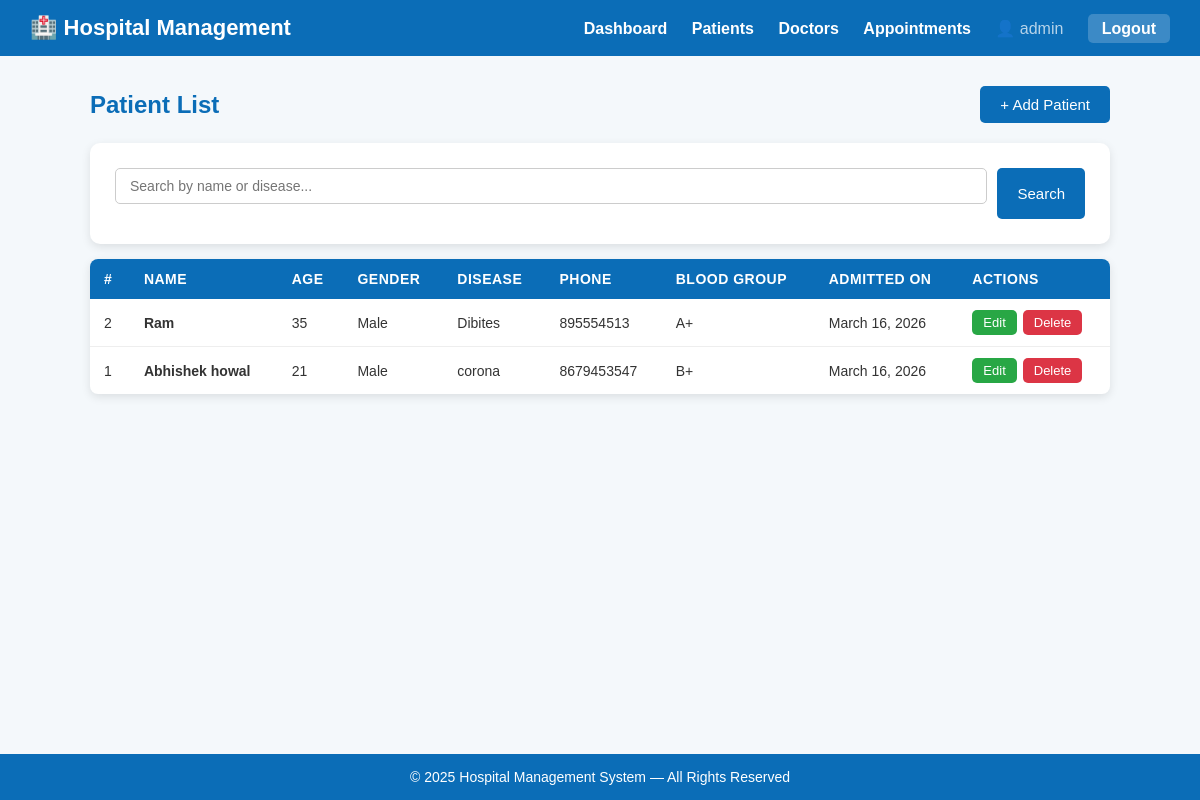
/patients/ (signed in), run on the app's committed database.
### hospital/models.py (models this page shows, shortened)
class Patient(models.Model):
    GENDER_CHOICES = [('Male', 'Male'), ('Female', 'Female'), ('Other', 'Other')]
    BLOOD_GROUP_CHOICES = [
        ('A+', 'A+'), ('A-', 'A-'), ('B+', 'B+'), ('B-', 'B-'),
        ('AB+', 'AB+'), ('AB-', 'AB-'), ('O+', 'O+'), ('O-', 'O-'),
    ]
    name = models.CharField(max_length=150)
    age = models.PositiveIntegerField()
    gender = models.CharField(max_length=20, choices=GENDER_CHOICES)
    disease = models.CharField(max_length=200)
    phone = models.CharField(max_length=20, blank=True)
    blood_group = models.CharField(max_length=10, choices=BLOOD_GROUP_CHOICES, blank=True)
    admitted_on = models.DateField(auto_now_add=True)
    class Meta:
        ordering = ['-id']

### hospital/views.py (the view)
# urls.py: path('patients/', views.patients, name='patients'),
@login_required
def patients(request):
    search = request.GET.get('search', '').strip()
    qs = Patient.objects.all()
    if search:
        qs = qs.filter(Q(name__icontains=search) | Q(disease__icontains=search))
    return render(request, 'hospital/patients.html', {'patients': qs, 'search': search})

### hospital/templates/hospital/patients.html (shortened to what this page needs)
{% extends 'hospital/base.html' %}
{% block content %}
<div class="container" style="padding-bottom:30px;">
    <div class="page-header">
        <h2>Patient List</h2>
        <a href="{% url 'add_patient' %}" class="btn">+ Add Patient</a>
    </div>
    <form class="search-form" method="GET" action="{% url 'patients' %}">
        <input type="text" name="search" placeholder="Search by name or disease..." value="{{ search }}">
        <button type="submit">Search</button>
    </form>
    {% if patients %}
    <table>
        <tr>
            <th>#</th><th>Name</th><th>Age</th><th>Gender</th><th>Disease</th>
            <th>Phone</th><th>Blood Group</th><th>Admitted On</th><th>Actions</th>
        </tr>
        {% for p in patients %}
        <tr>
            <td>{{ p.id }}</td>
            <td><strong>{{ p.name }}</strong></td>
            <td>{{ p.age }}</td>
            <td>{{ p.gender }}</td>
            <td>{{ p.disease }}</td>
            <td>{{ p.phone }}</td>
            <td>{{ p.blood_group }}</td>
            <td>{{ p.admitted_on }}</td>
            <td>
                <div class="action-btns">
                    <a href="{% url 'edit_patient' p.id %}" class="btn btn-success btn-sm">Edit</a>
                    <a href="{% url 'delete_patient' p.id %}" class="btn btn-danger btn-sm"
                       onclick="return confirm('Delete this patient?')">Delete</a>
                </div>
            </td>
        </tr>
        {% endfor %}
    </table>
    {% else %}
    <div class="empty-state">
        {% if search %}No patients found for "{{ search }}".{% else %}No patients added yet.{% endif %}
    </div>
    {% endif %}
</div>
{% endblock %}

### hospital/templates/hospital/base.html (shortened to what this page needs)
{% load static %}
<!DOCTYPE html>
<html lang="en">
<head>
    <link rel="stylesheet" href="{% static 'hospital/style.css' %}">
</head>
<body>
<div class="navbar">
    <h2>🏥 Hospital Management</h2>
    <div>
        <a href="{% url 'dashboard' %}">Dashboard</a>
        <a href="{% url 'patients' %}">Patients</a>
        <a href="{% url 'doctors' %}">Doctors</a>
        <a href="{% url 'appointments' %}">Appointments</a>
        {% if user.is_authenticated %}
            <span style="color:rgba(255,255,255,0.7); margin-left:20px;">👤 {{ user.username }}</span>
            <a href="{% url 'logout' %}" class="logout-btn">Logout</a>
        {% endif %}
    </div>
</div>
{% block content %}{% endblock %}
<div class="footer">
    &copy; 2025 Hospital Management System — All Rights Reserved
</div>
</body>
</html>

### hospital/static/hospital/style.css (style rules this page uses)
* { margin: 0; padding: 0; box-sizing: border-box; font-family: Arial, Helvetica, sans-serif; }
body { background: #f4f8fb; color: #333; min-height: 100vh; display: flex; flex-direction: column; }
.navbar { background: #0b6db7; color: white; padding: 15px 30px; display: flex; justify-content: space-between; align-items: center; }
.navbar h2 { font-size: 22px; }
.navbar a { color: white; text-decoration: none; margin-left: 20px; font-weight: bold; }
.navbar .logout-btn { background: rgba(255,255,255,0.2); padding: 6px 14px; border-radius: 5px; margin-left: 20px; }
.container { width: 85%; margin: auto; margin-top: 30px; flex: 1; }
.page-header { display: flex; justify-content: space-between; align-items: center; margin-bottom: 20px; }
.page-header h2 { color: #0b6db7; }
.search-form { display: flex; gap: 10px; margin-bottom: 15px; }
.search-form input { flex: 1; padding: 9px 14px; border: 1px solid #ccc; border-radius: 5px; font-size: 14px; }
.search-form button { padding: 9px 20px; }
form { background: white; padding: 25px; border-radius: 10px; box-shadow: 0 3px 10px rgba(0,0,0,0.1); margin-top: 20px; }
form input, form select, form textarea { width: 100%; padding: 10px; margin-bottom: 15px; border-radius: 5px; border: 1px solid #ccc; font-size: 15px; }
button, .btn { background: #0b6db7; color: white; border: none; padding: 10px 20px; border-radius: 5px; cursor: pointer; font-size: 15px; text-decoration: none; display: inline-block; }
.btn-success { background: #28a745; }
.btn-danger { background: #dc3545; }
.btn-sm { padding: 5px 11px; font-size: 13px; }
table { width: 100%; border-collapse: collapse; margin-top: 10px; background: white; box-shadow: 0 3px 10px rgba(0,0,0,0.1); border-radius: 8px; overflow: hidden; }
table th { background: #0b6db7; color: white; padding: 12px 14px; text-align: left; font-size: 14px; text-transform: uppercase; letter-spacing: 0.5px; }
table td { padding: 11px 14px; border-bottom: 1px solid #eee; font-size: 14px; }
table tr:last-child td { border-bottom: none; }
.action-btns { display: flex; gap: 6px; flex-wrap: wrap; }
.footer { background: #0b6db7; color: white; text-align: center; padding: 15px; margin-top: auto; font-size: 14px; }

### data on the page
Patient: id "2", name "Ram", age "35", gender "Male", disease "Dibites", phone "895554513", blood_group "A+", admitted_on "March 16, 2026"
Patient: id "1", name "Abhishek howal", age "21", gender "Male", disease "corona", phone "8679453547", blood_group "B+", admitted_on "March 16, 2026"

### other printed values
{{ user.username }} "admin"
